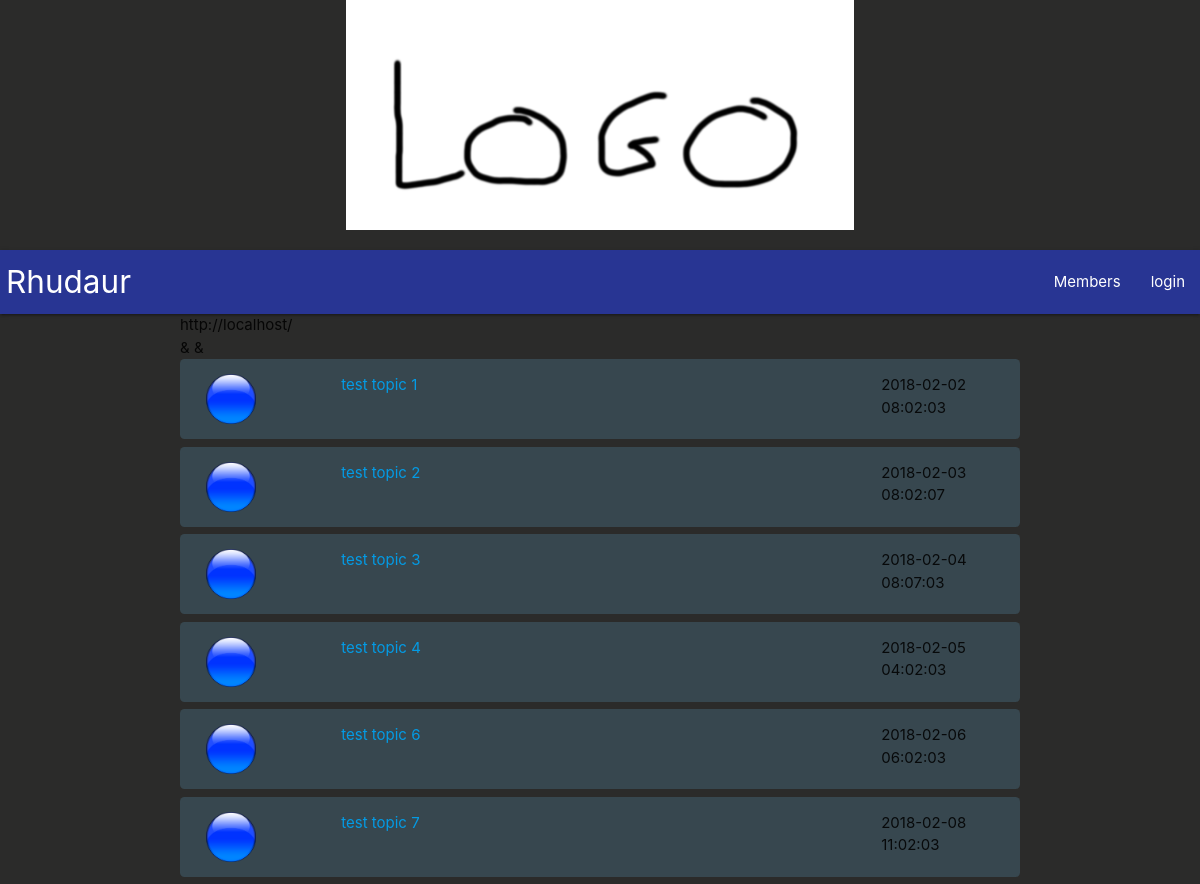
The page / on the database its author committed.
### tables this page shows
CREATE TABLE topics (
  id INTEGER PRIMARY KEY AUTOINCREMENT,
  name VARCHAR not null,
  locked integer,
  lastMessageDate datetime not null
);

### controllers/PDOForum.php (called while the page is built, shortened)
<?php
require_once('model/DAO/Topic.php');
class PDOForum
{
    public $conn;
    public function __construct()
    {
        $this->conn = new PDO("sqlite:model/projet-forum.db");
    }
    public function getAllTopics()
    {
        $q = $this->conn->prepare('SELECT * FROM topics');
        $q->execute();
        $retval = [];
        foreach ($q->fetchAll() as $topicArray)
        {
            array_push($retval, Topic::fromDB($topicArray));
        }
        return $retval;
    }
}

### model/DAO/Topic.php (called while the page is built, shortened)
<?php
class Topic
{
    private $id;
    private $name;
    private $locked;
    private $lastMessageDate;
    public static function fromDB(array $sqlArray)
    {
        $t = new self();
        $t->id = $sqlArray['id'];
        $t->name = $sqlArray['name'];
        $t->locked = (bool) $sqlArray['locked'];
        $t->lastMessageDate = new DateTime($sqlArray['lastMessageDate']);
        return $t;
    }
    public function getId()
    {
        return $this->id;
    }
    public function getName()
    {
        return $this->name;
    }
    public function isLocked()
    {
        return $this->locked;
    }
    public function getLastMessageDate()
    {
        return $this->lastMessageDate;
    }
}

### controllers/display_controller.php (the view, shortened to what this page needs)
<?php
    class Display_Controller {
        public function __construct (PDOForum $pdo) {
            $this->PDO = $pdo;
        }
        public function displayAllTopics () {
            $toPrint = "<div id='topicContainer'>";
            foreach ($this->PDO->getAllTopics() as $topic) {
                $imgLockedsrc = "";
                if ($topic->isLocked() == 0) {
                    $imgLockedsrc = './views/res/unlocked.png';
                } else {
                    $imgLockedsrc = './views/res/locked.png';
                }
                $toPrint = $toPrint . "<div class='row topic'>";
                $toPrint = $toPrint .  "<div class='col s2'><img src='$imgLockedsrc' width='50px' height='50px'></div>";
                $toPrint = $toPrint .  "<div class='col s8'><a href='?action=topic&t=" . $topic->getId() . "'>" . $topic->getName() . "</a></div>";
                $toPrint = $toPrint .  "<div class='col s2'>" . $topic->getLastMessageDate()->format('Y-m-d H:i:s') . "</div>";
                $toPrint = $toPrint .  '</div>';
            }
            echo "$toPrint </div>";
        }
    }

### views/style/general.css (style rules this page uses)
body { background-color:#2b2b2a; }
.topic { background-color:#37474f; margin-bottom: 0.5em; padding:1em; border-radius: 0.3em; }

### rows shown on the page
topics: name "test topic 1", lastMessageDate "2018-02-02 08:02:03"
topics: name "test topic 2", lastMessageDate "2018-02-03 08:02:07"
topics: name "test topic 3", lastMessageDate "2018-02-04 08:07:03"
topics: name "test topic 4", lastMessageDate "2018-02-05 04:02:03"
topics: name "test topic 6", lastMessageDate "2018-02-06 06:02:03"
topics: name "test topic 7", lastMessageDate "2018-02-08 11:02:03"

### other values the page prints
$_SERVER[HTTP_HOST] "localhost"
$_SERVER[REQUEST_URI] "/"
